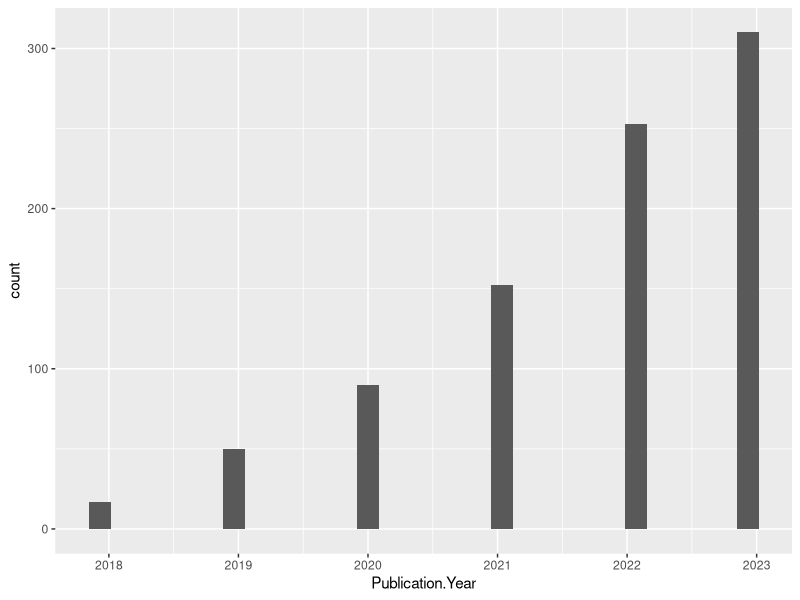
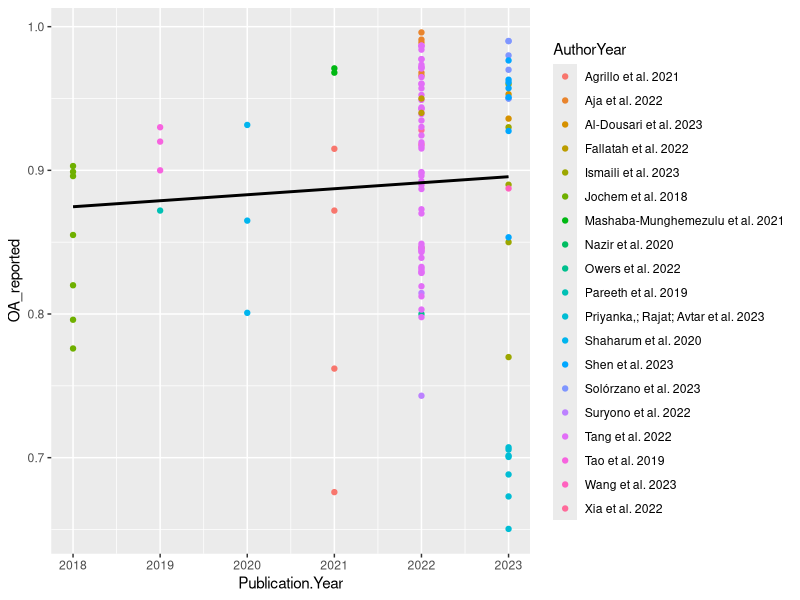
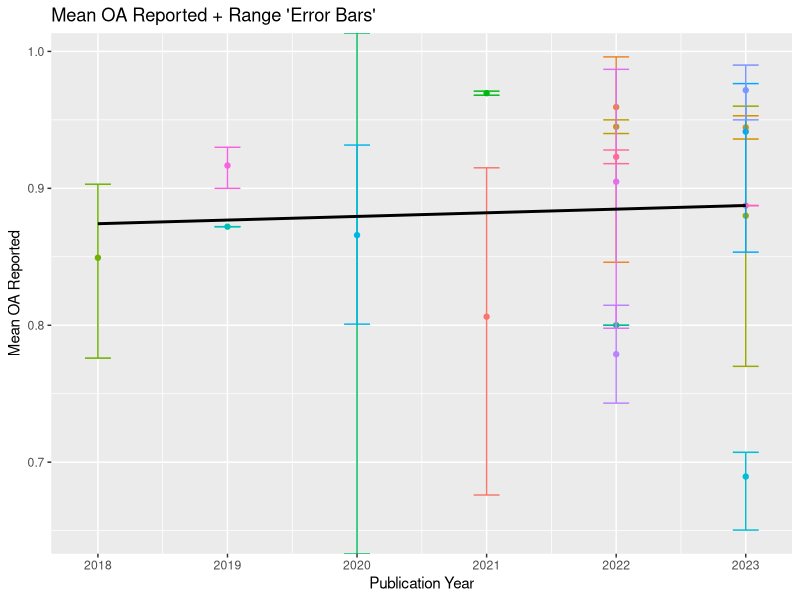

These charts were generated, in order, by the following R code:
## ---- chunk 1
library(tidyverse)
library(readxl)
extracted_features <- read_excel("extracted_features.xlsx", sheet = "Include",  na = "NA")


citations<- read.csv("appendix/app1-paper_selection/citations.csv")


citations$AuthorYear <- paste(sapply(strsplit(citations$Author, ", "), 
                                     `[`, 1), "et al.", 
                              citations$Publication.Year)

citations_needed<- subset(citations, DOI %in% extracted_features$DOI, 
                          select = c(DOI, AuthorYear, Publication.Title, Publication.Year))

dat <- inner_join(citations_needed, extracted_features, by = "DOI")


## ---- chunk 2
    ggplot(citations)+
      geom_histogram(mapping = aes(x=Publication.Year), bins = 30)
## ---- chunk 3
dat %>%
  group_by(AuthorYear, location) %>%
  summarise(counts = n())
## ---- chunk 4
ggplot(dat, mapping = aes(x =Publication.Year, y = OA_reported, colour = AuthorYear))+
  geom_point() +
  geom_smooth(formula = 'y ~ x', method = "lm", se = FALSE, color = "black") 

## ---- chunk 5
mean_data <- dat %>%
  group_by(Publication.Year, AuthorYear) %>%
  summarise(
    mean_OA_reported = mean(OA_reported, na.rm = TRUE),
    min_OA_reported = min(OA_reported, na.rm = TRUE),
    max_OA_reported = max(OA_reported, na.rm = TRUE)
  )


ggplot(mean_data, aes(x = Publication.Year, y = mean_OA_reported, colour = AuthorYear)) +
  geom_point() +
  geom_errorbar(aes(ymin = min_OA_reported, ymax = max_OA_reported), width = 0.2) +
  geom_smooth(formula = 'y ~ x', method = "lm", se = FALSE, color = "black") + 
  labs(x = "Publication Year", 
       y = "Mean OA Reported", 
       title = "Mean OA Reported + Range 'Error Bars'") +
  theme(legend.position = "none")
## ---- chunk 6
length(unique(dat$AuthorYear))
## ---- chunk 7
table(dat$AuthorYear ,dat$RS_devices)
## ---- chunk 8
table(dat$research_theme)
## ---- chunk 9
table(dat$model_group)
## ---- chunk 10


